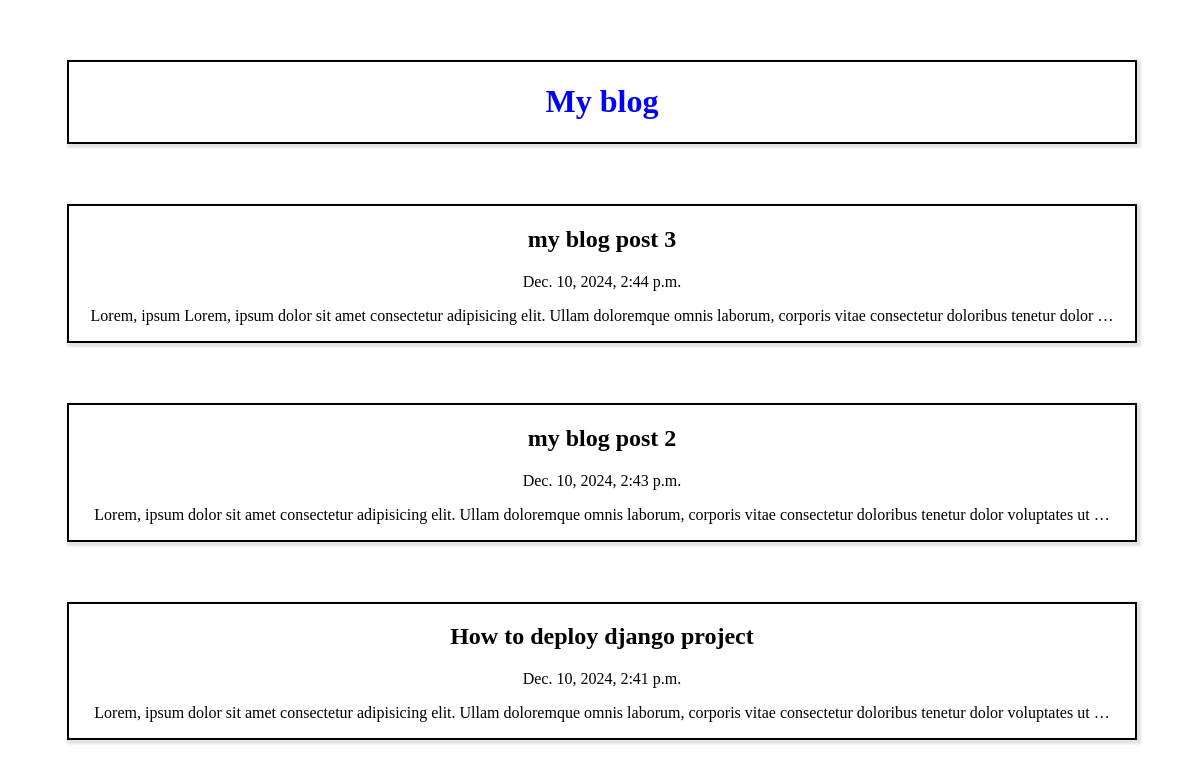
The page / on the database its author committed.
### blogapp/models.py (models this page shows)
class Post(models.Model):
     title = models.CharField(max_length=100)
     body = models.CharField(max_length=100000)
     created_at = models.DateTimeField(default=datetime.now,blank=True)

### blogapp/views.py (the view)
# urls.py: path('', views.index , name= 'index'),
def index(request):
    posts = Post.objects.all()
    return render(request,'index.html',{'posts':posts})

### templates/index.html
{%  load static %}
<link rel="stylesheet" href="{% static  'styles.css' %}">
<div class="head">
    <h1>My blog</h1>
</div>
{% for post in posts reversed %}
<div class="head">
    <a href="/post/{{post.id}}">
    <h2>{{post.title}}</h2>
    <p>{{post.created_at}}</p>
    <p>{{post.body | truncatewords:20}}</p>
</a>
</div>
{% endfor %}

### static/styles.css (style rules this page uses)
h1 { color:blue; }
.head { border: 2px solid rgb(4, 3, 3) ; box-shadow: 2px 2px 2px 2px rgba(0, 0, 0, 0.108); width: 90%; margin-top: 60px; align-items: center; text-align: center; margin-left: 5%; }
h2 { color: black; }
p { color: black; }
a { text-decoration: none; color: black; }

### rows shown on the page
Post: title "my blog post 3", created_at "Dec. 10, 2024, 2:44 p.m.", body "Lorem, ipsum Lorem, ipsum dolor sit amet consectetur adipisicing elit. Ullam doloremque omnis laborum, corporis vitae consectetur doloribus tenetur dolor …"
Post: title "my blog post 2", created_at "Dec. 10, 2024, 2:43 p.m.", body "Lorem, ipsum dolor sit amet consectetur adipisicing elit. Ullam doloremque omnis laborum, corporis vitae consectetur doloribus tenetur dolor voluptates ut …"
Post: title "How to deploy django project", created_at "Dec. 10, 2024, 2:41 p.m.", body "Lorem, ipsum dolor sit amet consectetur adipisicing elit. Ullam doloremque omnis laborum, corporis vitae consectetur doloribus tenetur dolor voluptates ut …"
